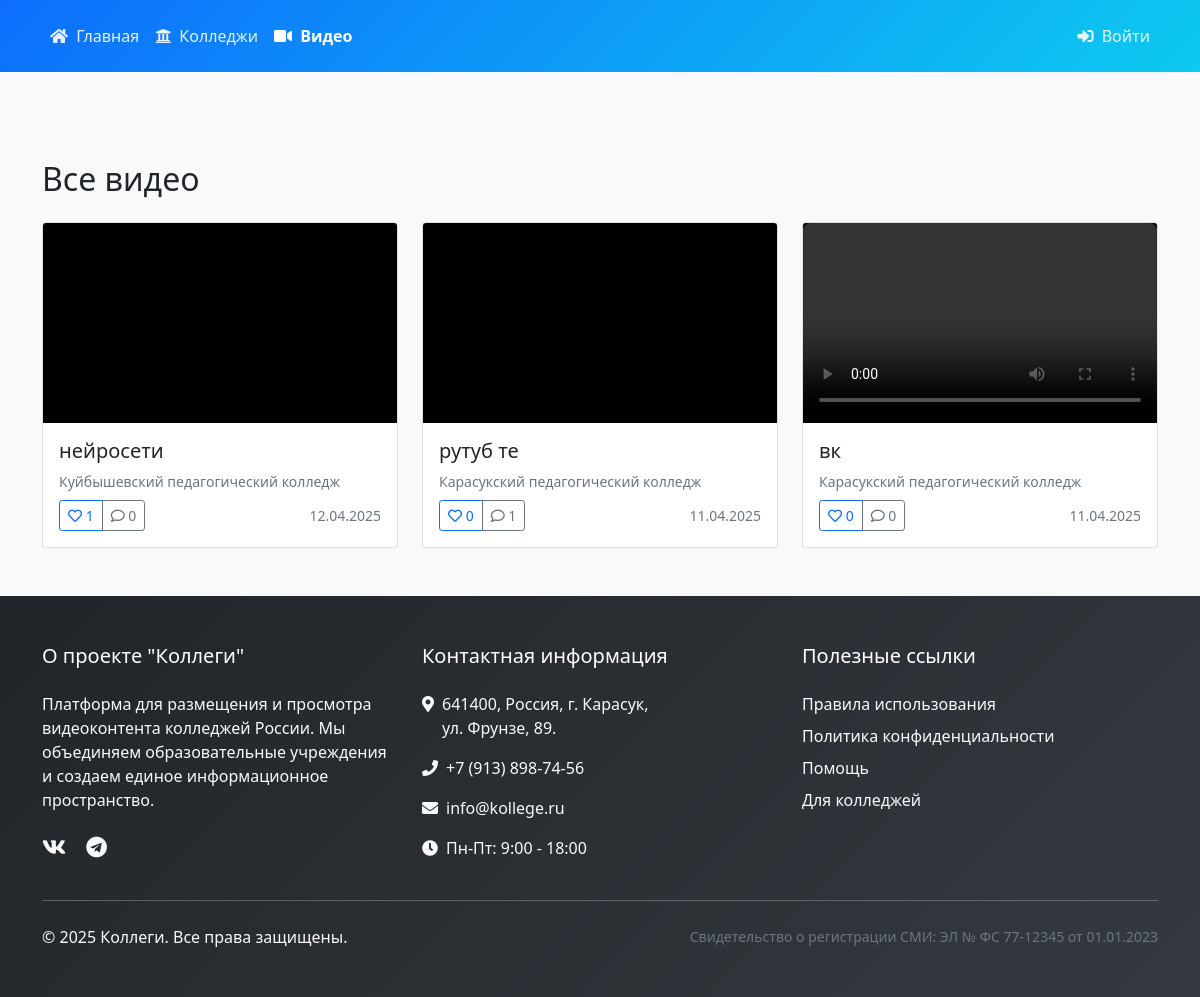
The page /index.php?page=videos on the database its author committed.
### tables this page shows
CREATE TABLE `videos` (
  `id` int(11) NOT NULL,
  `college_id` int(11) NOT NULL,
  `title` varchar(255) NOT NULL,
  `description` text DEFAULT NULL,
  `file_path` varchar(255) NOT NULL,
  `status` enum('pending','approved','rejected') DEFAULT 'pending',
  `created_at` timestamp NOT NULL DEFAULT current_timestamp()
);

CREATE TABLE `users` (
  `id` int(11) NOT NULL,
  `username` varchar(50) NOT NULL,
  `email` varchar(100) NOT NULL,
  `password` varchar(255) NOT NULL,
  `college_name` varchar(100) NOT NULL,
  `description` text DEFAULT NULL,
  `role` enum('admin','college') DEFAULT 'college',
  `created_at` timestamp NOT NULL DEFAULT current_timestamp(),
  `reset_token` varchar(255) DEFAULT NULL,
  `reset_token_expires` timestamp NULL DEFAULT NULL,
  `website` varchar(255) DEFAULT NULL,
  `social_vk` varchar(255) DEFAULT NULL,
  `social_rutube` varchar(255) DEFAULT NULL,
  `profile_image` varchar(255) DEFAULT NULL
);

### pages/videos/list.php (the view, shortened to what this page needs)
<?php
$query = "
    SELECT v.*,
           u.college_name,
           COUNT(DISTINCT l.id) as likes_count,
           COUNT(DISTINCT c.id) as comments_count,
           EXISTS(SELECT 1 FROM video_likes WHERE video_id = v.id AND user_id = ?) as user_liked
    FROM videos v
    LEFT JOIN users u ON v.college_id = u.id
    LEFT JOIN video_likes l ON v.id = l.video_id
    LEFT JOIN video_comments c ON v.id = c.video_id
    " . (isset($_GET['college_id']) ? "WHERE v.college_id = ?" : "") . "
    GROUP BY v.id
    ORDER BY v.created_at DESC
";
$params = [isset($_SESSION['user_id']) ? $_SESSION['user_id'] : 0];
$stmt = $db->prepare($query);
$stmt->execute($params);
$videos = $stmt->fetchAll();
function getVideoInfo($url) {
    $video_info = ['type' => 'unknown', 'id' => ''];
    if (strpos($url, 'rutube.ru') !== false) {
        if (preg_match('/(?:rutube\.ru\/video\/|rutube\.ru\/play\/embed\/)([a-zA-Z0-9]+)/', $url, $matches)) {
            return ['type' => 'rutube', 'id' => $matches[1]];
        }
    }
    return $video_info;
}
?>
<div class="container mt-4">
    <div class="row">
        <div class="col-12">
            <h2 class="mb-4">
                <?php echo isset($_GET['college_id']) ? 'Видео колледжа' : 'Все видео'; ?>
            </h2>
        </div>
    </div>
    <?php if (empty($videos)): ?>
        <div class="alert alert-info">
            <i class="fas fa-info-circle me-2"></i>
            <?php echo isset($_GET['college_id']) ? 'У этого колледжа пока нет видео.' : 'Пока нет загруженных видео.'; ?>
        </div>
    <?php else: ?>
        <div class="row row-cols-1 row-cols-md-2 row-cols-lg-3 g-4">
            <?php foreach ($videos as $video): ?>
                <div class="col">
                    <div class="card h-100 hover-card">
                        <div class="ratio ratio-16x9 card-img-top">
                            <?php
                            $is_local_file = !filter_var($video['file_path'], FILTER_VALIDATE_URL);
                            if ($is_local_file) {
                                echo '<video src="' . htmlspecialchars($video['file_path']) . '"
                                        class="w-100 h-100"
                                        controls
                                        preload="metadata"></video>';
                            } else {
                                $video_info = getVideoInfo($video['file_path']);
                                switch ($video_info['type']) {
                                    case 'rutube':
                                        echo '<iframe src="https://rutube.ru/play/embed/' . $video_info['id'] . '"
                                                frameborder="0"
                                                allowfullscreen
                                                allow="clipboard-write; autoplay"
                                                webkitallowfullscreen
                                                mozallowfullscreen></iframe>';
                                        break;
                                }
                            }
                            ?>
                        </div>
                        <div class="card-body">
                            <h5 class="card-title">
                                <a href="index.php?page=video&id=<?php echo $video['id']; ?>"
                                   class="text-decoration-none text-dark">
                                    <?php echo htmlspecialchars($video['title']); ?>
                                </a>
                            </h5>
                            <p class="card-text small text-muted mb-2">
                                <?php echo htmlspecialchars($video['college_name']); ?>
                            </p>
                            <div class="d-flex justify-content-between align-items-center">
                                <div class="btn-group">
                                    <button type="button"
                                            class="btn btn-sm btn-outline-primary <?php echo $video['user_liked'] ? 'active' : ''; ?>"
                                            onclick="toggleLike(<?php echo $video['id']; ?>)"
                                            id="like-btn-<?php echo $video['id']; ?>">
                                        <i class="fa<?php echo $video['user_liked'] ? 's' : 'r'; ?> fa-heart"></i>
                                        <span id="like-count-<?php echo $video['id']; ?>"><?php echo $video['likes_count']; ?></span>
                                    </button>
                                    <a href="index.php?page=video&id=<?php echo $video['id']; ?>#comments"
                                       class="btn btn-sm btn-outline-secondary">
                                        <i class="far fa-comment"></i>
                                        <span><?php echo $video['comments_count']; ?></span>
                                    </a>
                                </div>
                                <small class="text-muted">
                                    <?php echo date('d.m.Y', strtotime($video['created_at'])); ?>
                                </small>
                            </div>
                        </div>
                    </div>
                </div>
            <?php endforeach; ?>
        </div>
    <?php endif; ?>
</div>

### includes/header.php (style rules this page uses)
body { min-height: 100vh; display: flex; flex-direction: column; background-color: #f8f9fa; }

### pages/videos/list.php (style rules this page uses)
.hover-card { transition: transform 0.2s, box-shadow 0.2s; }
.ratio-16x9 { position: relative; width: 100%; height: 0; padding-bottom: 56.25%; overflow: hidden; background: #000; }
.ratio-16x9 iframe, .ratio-16x9 video { position: absolute; top: 0; left: 0; width: 100%; height: 100%; border-radius: 0.5rem 0.5rem 0 0; }

### rows shown on the page
videos: title "нейросети", college.college_name "Куйбышевский педагогический колледж", likes_count "1", comments_count "0", created_at "12.04.2025"
videos: title "рутуб те", college.college_name "Карасукский педагогический колледж", likes_count "0", comments_count "1", created_at "11.04.2025"
videos: title "вк", college.college_name "Карасукский педагогический колледж", likes_count "0", comments_count "0", created_at "11.04.2025"
